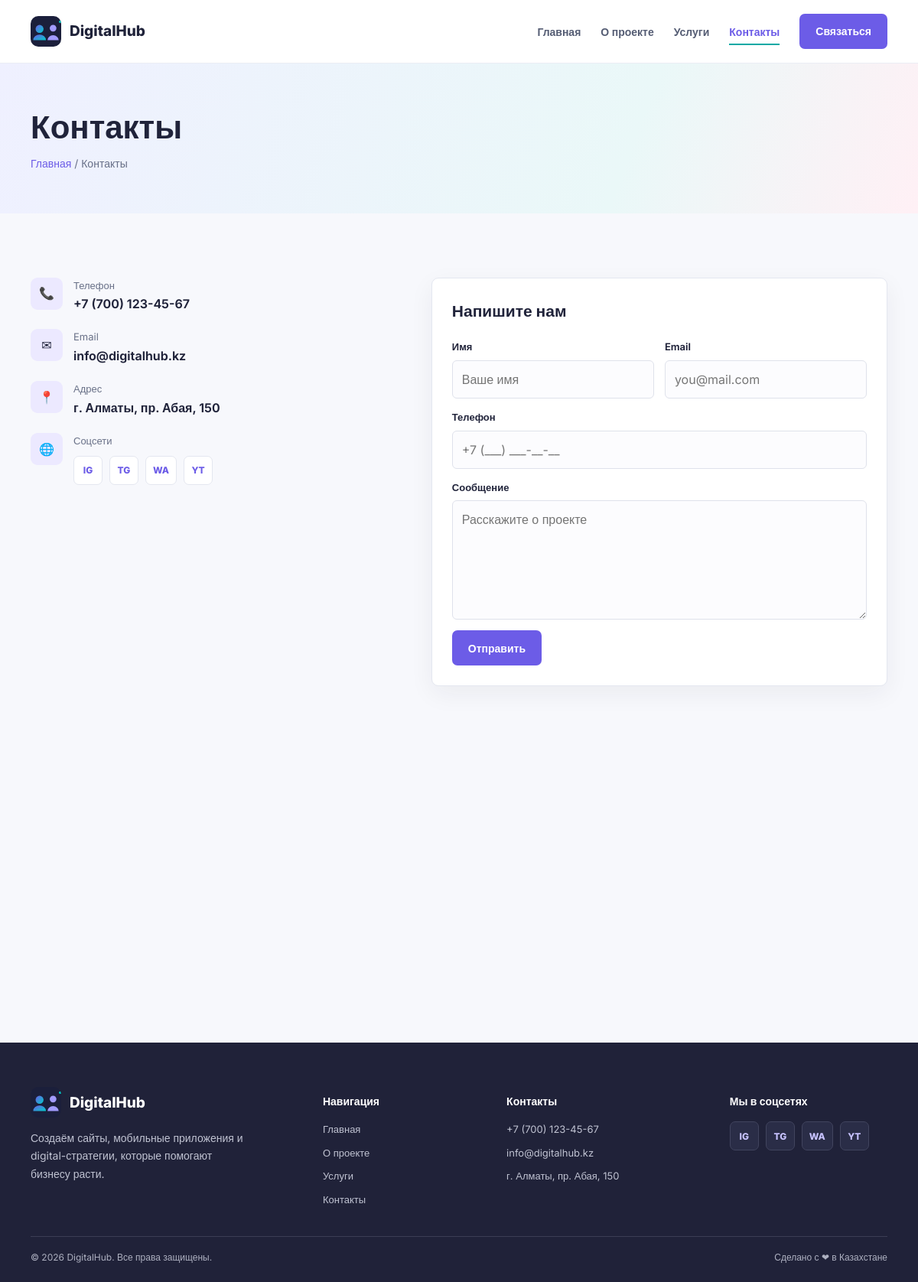
/contacts/, run on the app's committed database.
### config/models.py (models this page shows, shortened)
class CompanyInfo(models.Model):
	name = models.CharField('Название компании', max_length=200)
	description = models.TextField('Описание')
	logo = models.ImageField('Логотип', upload_to='logos/')
	phone = models.CharField('Номер телефона', max_length=50)
	email = models.EmailField('Email')
	address = models.CharField('Адрес', max_length=255)
	socials = models.TextField(
		'Ссылки на соцсети',
		blank=True,
		help_text='Каждая соцсеть с новой строки в формате: IG|https://instagram.com',
	)
	class Meta:
		verbose_name = 'Информация о компании'
		verbose_name_plural = 'Информация о компании'
	@property
	def phone_link(self):
		return ''.join(character for character in self.phone if character.isdigit() or character == '+')
	@property
	def socials_list(self):
		result = []
		for line in self.socials.splitlines():
			if '|' in line:
				label, url = line.split('|', 1)
				result.append({'label': label.strip(), 'url': url.strip()})
		return result

### pages/views.py (the view)
# urls.py: path('contacts/', views.contacts, name='contacts'),
def contacts(request):
	return render(request, 'contacts.html')

### config/context_processors.py (called while the page is built)
def company(request):
    return {'company': CompanyInfo.objects.first()}

### templates/contacts.html (shortened to what this page needs)
{% extends 'base.html' %}
{% block content %}
<main>
  <section class="page-hero">
    <div class="container">
      <h1 class="page-hero__title">Контакты</h1>
      <p class="breadcrumbs"><a href="{% url 'home' %}">Главная</a> / Контакты</p>
    </div>
  </section>
  <section class="section">
    <div class="container">
      <div class="contacts">
        <div class="contact-info reveal">
          {% if company %}
          <div class="contact-item">
            <div class="contact-item__icon">📞</div>
            <div><div class="contact-item__label">Телефон</div><div class="contact-item__value"><a href="tel:{{ company.phone_link }}">{{ company.phone }}</a></div></div>
          </div>
          <div class="contact-item">
            <div class="contact-item__icon">✉</div>
            <div><div class="contact-item__label">Email</div><div class="contact-item__value"><a href="mailto:{{ company.email }}">{{ company.email }}</a></div></div>
          </div>
          <div class="contact-item">
            <div class="contact-item__icon">📍</div>
            <div><div class="contact-item__label">Адрес</div><div class="contact-item__value">{{ company.address }}</div></div>
          </div>
          <div class="contact-item">
            <div class="contact-item__icon">🌐</div>
            <div>
              <div class="contact-item__label">Соцсети</div>
              <div class="socials" style="margin-top:8px">
                {% for s in company.socials_list %}<a href="{{ s.url }}" target="_blank" rel="noopener" aria-label="{{ s.label }}">{{ s.label }}</a>{% endfor %}
              </div>
            </div>
          </div>
          {% endif %}
        </div>
        <form class="form reveal" novalidate>
            <h3 class="form__title">Напишите нам</h3>
            <div class="form__row">
              <div class="form__group">
                <label for="name">Имя</label>
                <input type="text" id="name" name="name" placeholder="Ваше имя" required>
              </div>
              <div class="form__group">
                <label for="email">Email</label>
                <input type="email" id="email" name="email" placeholder="you@mail.com" required>
              </div>
            </div>
            <div class="form__group">
              <label for="phone">Телефон</label>
              <input type="tel" id="phone" name="phone" placeholder="+7 (___) ___-__-__">
            </div>
            <div class="form__group">
              <label for="message">Сообщение</label>
              <textarea id="message" name="message" rows="5" placeholder="Расскажите о проекте" required></textarea>
            </div>
            <button type="submit" class="btn btn-primary">Отправить</button>
        </div>
      </div>
  </section>
</main>
{% endblock %}

### templates/header.html (shortened to what this page needs)
{% load static %}
<header class="header">
  <div class="container header__inner">
    <a href="{% url 'home' %}" class="logo">
      {% if company and company.logo %}<img src="{{ company.logo.url }}" alt="{{ company.name }}">{% endif %}
      <span>{{ company.name }}</span>
    </a>
    <nav class="nav">
      <ul class="nav__list">
        <li><a href="{% url 'home' %}" class="nav__link">Главная</a></li>
        <li><a href="{% url 'about' %}" class="nav__link">О проекте</a></li>
        <li><a href="{% url 'services' %}" class="nav__link">Услуги</a></li>
        <li><a href="{% url 'contacts' %}" class="nav__link">Контакты</a></li>
      </ul>
      <a href="{% url 'contacts' %}" class="btn btn-primary">Связаться</a>
    </nav>
  </div>
</header>

### templates/footer.html
{% load static %}
<footer class="footer">
  <div class="container">
    <div class="footer__grid">
      <div>
        <a href="{% url 'home' %}" class="logo">
          {% if company and company.logo %}<img src="{{ company.logo.url }}" alt="{{ company.name }}">{% endif %}
          <span>{{ company.name }}</span>
        </a>
        <p class="footer__desc">{{ company.description }}</p>
      </div>
      <div>
        <h4 class="footer__title">Навигация</h4>
        <ul class="footer__list">
          <li><a href="{% url 'home' %}">Главная</a></li>
          <li><a href="{% url 'about' %}">О проекте</a></li>
          <li><a href="{% url 'services' %}">Услуги</a></li>
          <li><a href="{% url 'contacts' %}">Контакты</a></li>
        </ul>
      </div>
      <div>
        <h4 class="footer__title">Контакты</h4>
        <ul class="footer__list">
          {% if company %}
          <li><a href="tel:{{ company.phone_link }}">{{ company.phone }}</a></li>
          <li><a href="mailto:{{ company.email }}">{{ company.email }}</a></li>
          <li>{{ company.address }}</li>
          {% endif %}
        </ul>
      </div>
      <div>
        <h4 class="footer__title">Мы в соцсетях</h4>
        <div class="socials">
          {% for s in company.socials_list %}
          <a href="{{ s.url }}" target="_blank" rel="noopener" aria-label="{{ s.label }}">{{ s.label }}</a>
          {% endfor %}
        </div>
      </div>
    </div>
    <div class="footer__bottom">
      <span>© 2026 {{ company.name }}. Все права защищены.</span>
      <span>Сделано с ❤ в Казахстане</span>
    </div>
  </div>
</footer>

### data on the page
CompanyInfo: logo (picture), name "DigitalHub", phone "+7 (700) 123-45-67", email "info@digitalhub.kz", address "г. Алматы, пр. Абая, 150", description "Создаём сайты, мобильные приложения и digital-стратегии, которые помогают бизнесу расти."

### other printed values
{{ s.label }} "IG" "TG" "WA" "YT"
